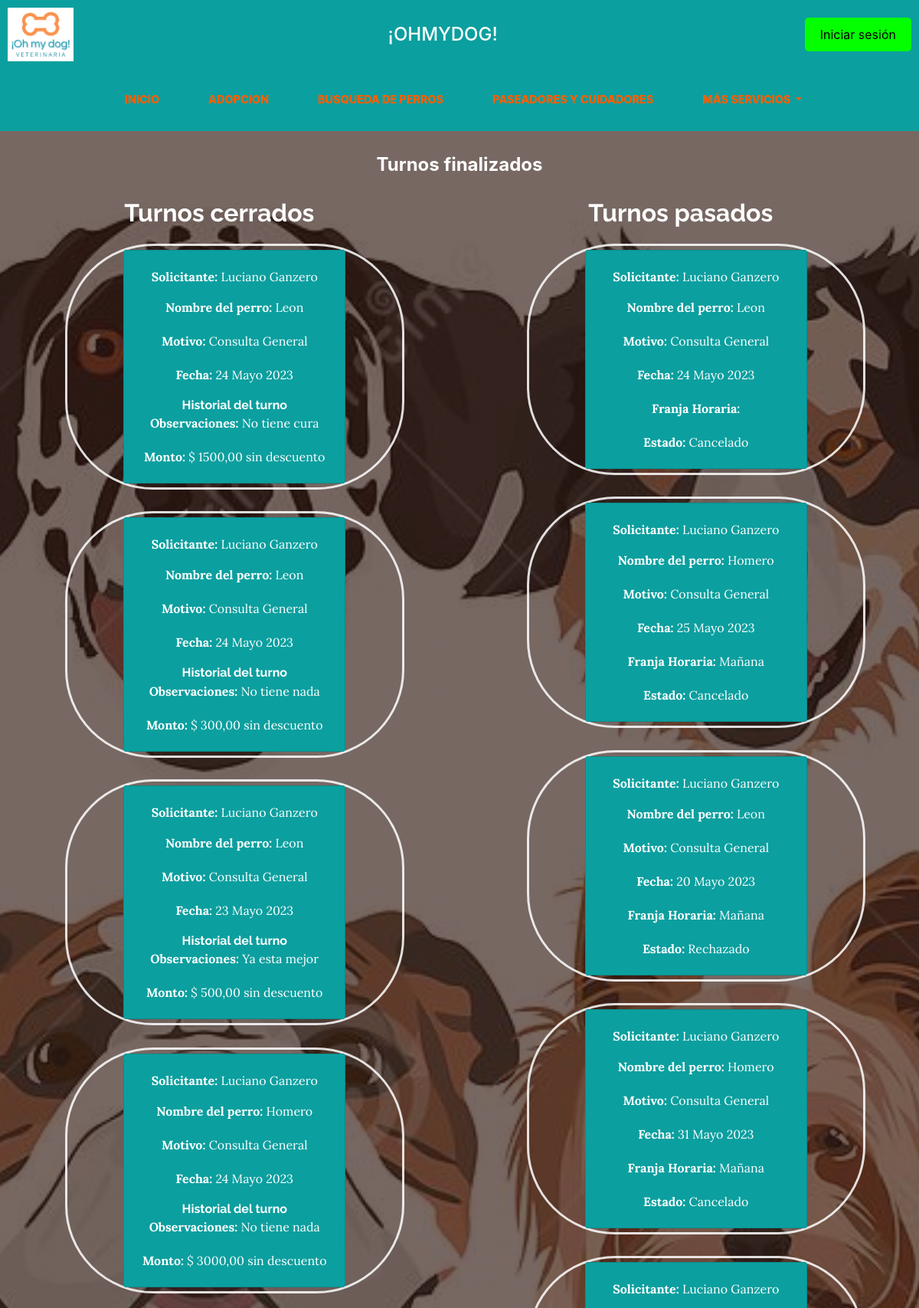
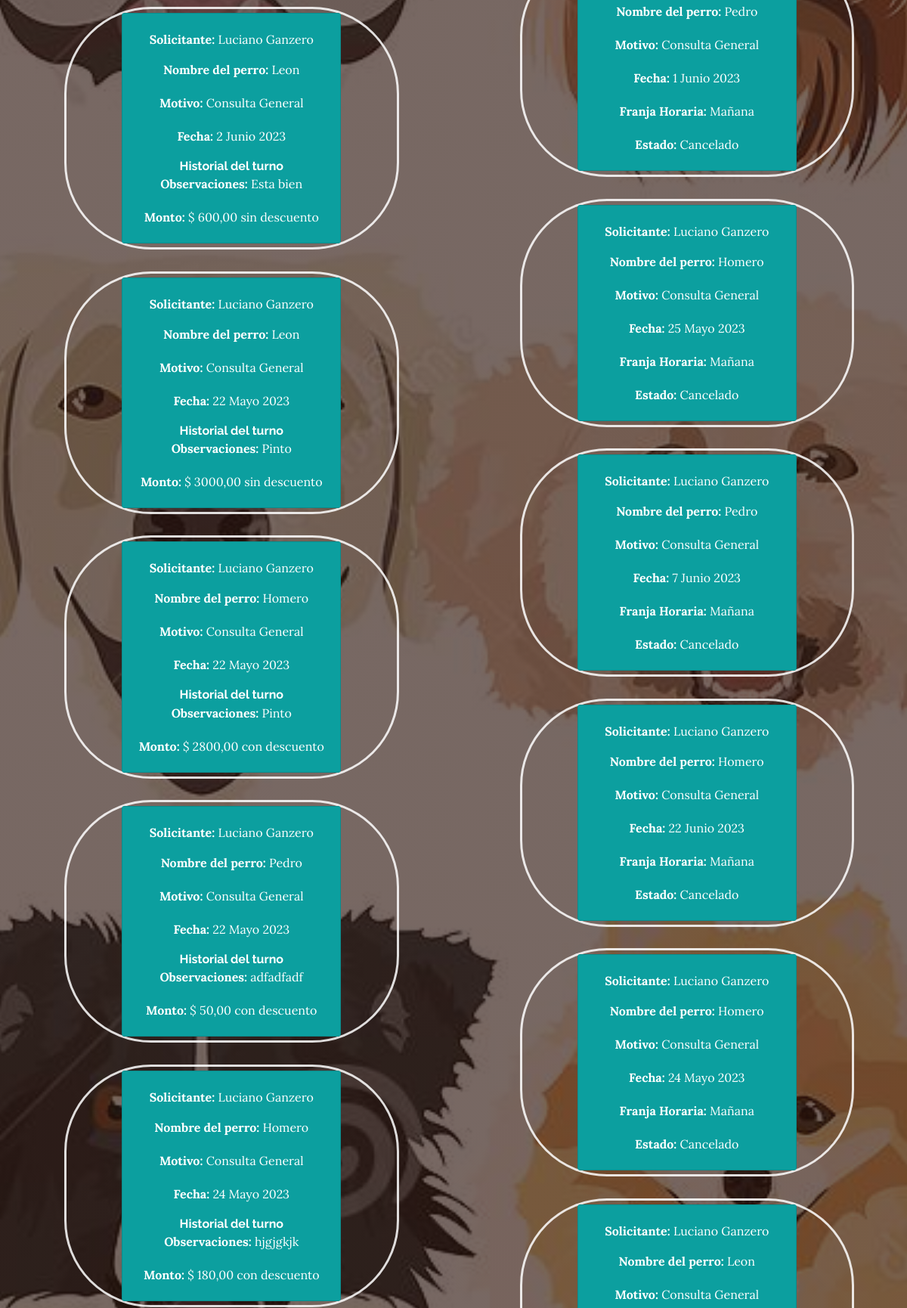
Page /mis_turnos/turnos_pasados/ (upper part) on the committed database (2 pictures, top to bottom).
### turnos/models.py (models this page shows)
class Turno(models.Model):
    motivos = (
        ('0','Consulta General'),
        ('1', 'Vacuna A'),
        ('2', 'Vacuna B'),
        ('3', 'Desparasitacion'),
        ('4', 'Urgencia Intermedia'),
        ('5','Castracion'),
    )
    franja = (
        ('0','Mañana'),
        ('1','Tarde'),
    )
    estados=(
        ('0','Pendiente'),
        ('1','Aceptado'),
        ('2','Rechazado'),
        ('3','Cancelado'),
        ('4','Cerrado'),
    )
    dueño=models.ForeignKey(User, on_delete=models.CASCADE)
    mascota=models.ForeignKey(Mascota, on_delete=models.CASCADE)#no deberia ser una mascota de las q tiene registrada?
    motivo=models.CharField('Motivo',max_length=15,choices=motivos)
    motivo_rechazo = models.CharField(max_length=100, null=True, blank=True, default=None)
    franjaHoraria=models.CharField('Franja horaria',max_length=1,choices=franja)
    fecha=models.DateField()
    estado=models.CharField('Estado',max_length=15,choices=estados)
    observaciones=models.CharField(max_length=150,null=True, blank=True, default=None)
    monto=models.DecimalField(decimal_places=2, max_digits=8, null=True, blank=True, default=None)
    descuento=models.BooleanField(null=True, blank=True,default=False)
    created=models.DateTimeField(auto_now_add=True)
    updated=models.DateTimeField(auto_now_add=True)
    id = models.AutoField(primary_key=True)
    class Meta:
        verbose_name='turno'
        verbose_name_plural='turnos'

### autenticacion/models.py (models this page shows, shortened)
class Cuenta(AbstractBaseUser):
    email = models.EmailField(verbose_name="email",max_length=60,unique=True)
    dni = models.CharField(verbose_name="DNI",max_length=10)
    numero = models.CharField(verbose_name="numero",max_length=10)
    nombre = models.CharField(verbose_name="nombre",max_length=40)
    edad = models.IntegerField(verbose_name="edad", null=True)
    es_donante =models.BooleanField(default=False)
    date_joined = models.DateTimeField(verbose_name="date_joined",auto_now_add=True)
    last_login = models.DateTimeField(verbose_name="last_login",auto_now_add=True)
    is_admin = models.BooleanField(default=False)
    is_staff = models.BooleanField(default=False)
    is_active = models.BooleanField(default=True)
    is_superuser = models.BooleanField(default=False)
    objects = AdministradorDeCuenta()
    USERNAME_FIELD = 'email'

### mascotas/models.py (models this page shows, shortened)
class Mascota(models.Model): #va con mayus. Mascota. xD
    sexo_choices=[
        ('0','Hembra'),
        ('1','Macho'),
        ('2','Ns/Nc'),
    ]
    razas_choices = convertir_queryset(Raza.objects.all())
    nombre=models.CharField(max_length=50)
    dueño=models.ForeignKey(get_user_model(), on_delete=models.CASCADE, null=True) #tuve que sacar el User xq es el modelo predeterminado de python. Nosotros usamos el custom.
    raza=models.CharField('Raza', max_length=1, choices=razas_choices)
    fecha_nacimiento=models.DateField()
    sexo=models.CharField('Sexo', max_length=1, choices=sexo_choices)
    observaciones=models.TextField(blank=True, null=True)
    created=models.DateTimeField(auto_now_add=True)
    updated=models.DateTimeField(auto_now_add=True)
    class Meta:
        verbose_name='mascota'
        verbose_name_plural='mascotas'

### turnos/views.py (the view)
# urls.py: path('turnos_pasados/', views.ver_turnos_pasados, name="turnos_pasados"),
def ver_turnos_pasados(request):
    turnos_pasados=Turno.objects.filter(estado='Rechazado')|Turno.objects.filter(estado='Cancelado')
    turnos_cerrados=Turno.objects.filter(estado='Cerrado')
    return render(request, 'turnos/turnospasados.html', {'turnos':turnos_pasados,'turnos1':turnos_cerrados})

### turnos/templates/turnos/turnospasados.html (shortened to what this page needs)
{% extends "ohmydogapp/base.html" %}
{% load crispy_forms_tags %}
{% load static %}
{% block content %}
    <h1 style="color: white; margin: auto; margin-top: 30px; text-align: center;"><strong>Turnos finalizados</strong></h1>
    <div class="row">
        <div class="col-md-5" style="margin-right: 45px;  margin-left: 45px">
            <h2 style="color: white; margin-top: 30px; margin-bottom: 20px; text-align: center;"><strong>Turnos cerrados</strong></h2>
            {% if turnos1 %}
            <ul>
                {% for turno in turnos1 %}
                    <div class="tarjeta-carac" style="width: 100%;">
                    <div class="container">
                            <div class="row">
                            <div class="col-xl-9 mx-auto">
                            <div class="cta-inner text-center rounded">
                            <div class="card" style="background-color: rgba(12, 159, 159);">
                                <div class="card-body " style="text-align: center; background-color: rgba(12, 159, 159);" >
                                <p class="card-title"style="color: white; "><strong> Solicitante:</strong> {{turno.dueño.nombre}}</p>
                                <p class="card-text" style="color: white;"><strong> Nombre del perro:</strong> {{turno.mascota.nombre}}</p>
                                <p class="card-text"style="color: white;"><strong> Motivo:</strong> {{turno.get_motivo_display}}</p>
                                <p class="card-text"style="color: white;"><strong> Fecha:</strong> {{turno.fecha}}</p>
                                <h6 style="margin: auto; color: white;"><strong>Historial del turno</strong></h6>
                                <p class="card-text"style="color: white;"><strong> Observaciones:</strong> {{turno.observaciones}}</p>
                                <p class="card-text"style="color: white;"><strong> Monto:</strong> $ {{turno.monto}} {% if turno.descuento %} con descuento {% else %} sin descuento {% endif %}</p>
                                </div>
                            </div>
                        </div>
                            </div>
                            </div>
                        </div>
                        </div>
                <div>
                </div>
            {% endfor %}
            </ul>
            {% endif %}
        </div>
        <div class="col-md-5" style="margin-right: 45px; margin-left: 45px;">
            <h2 style="color: white; margin-top: 30px; margin-bottom: 20px; text-align: center;"><strong>Turnos pasados</strong></h2>
            {% if turnos %}
            <ul>
                {% for turno in turnos %}
                    <div class="tarjeta-carac" style="width: 100%;">
                    <div class="container">
                        <div class="row">
                            <div class="col-xl-9 mx-auto">
                            <div class="cta-inner text-center rounded">
                            <div class="card" style="background-color: rgba(12, 159, 159);">
                                <div class="card-body " style="text-align: center; background-color: rgba(12, 159, 159);" >
                                <p class="card-title"style="color: white; "><strong> Solicitante:</strong> {{turno.dueño.nombre}}</p>
                                <p class="card-text" style="color: white;"><strong> Nombre del perro:</strong> {{turno.mascota.nombre}}</p>
                                <p class="card-text"style="color: white;"><strong> Motivo:</strong> {{turno.get_motivo_display}}</p>
                                <p class="card-text"style="color: white;"><strong> Fecha:</strong> {{turno.fecha}}</p>
                                <p class="card-text"style="color: white;"><strong> Franja Horaria:</strong> {{turno.get_franjaHoraria_display}}</p>
                                <p class="card-text"style="color: white;"><strong> Estado:</strong> {{turno.get_estado_display}}</p>
                                </div>
                            </div>
                        </div>
                            </div>
                            </div>
                        </div>
                        </div>
                <div>
                </div>
            {% endfor %}
            </ul>
            {% endif %}
        </div>
    </div>
{% endblock %}

### ohmydogapp/static/ohmydogapp/css/gestion.css (style rules this page uses)
body { font-family: 'Lora'; background: linear-gradient(rgba(47, 23, 15, 0.65), rgba(47, 23, 15, 0.65)), url("../img/fondo.jpg"); background-attachment: fixed; background-position: center; background-size: cover; }
h1, h2, h3, h4, h5, h6 { font-family: 'Raleway'; }
p { line-height: 1.75; }
h1 { margin: 0; font-size: 24px; font-family: 'Raleway'; font-family: Nunito,-apple-system,BlinkMacSystemFont,avenir next,avenir,helvetica neue,helvetica,ubuntu,roboto,noto,segoe ui,arial,sans-serif; }
.tarjeta-carac { position: relative; margin: auto; color: rgb(0, 0, 0); padding: 5px; border: 0.2rem solid rgba(255, 255, 255, 0.85); border-radius: 115px; width: 50%; margin-top: 1%; }

### rows in the picture
Turno: dueño.nombre "Luciano Ganzero", mascota.nombre "Leon", motivo "Consulta General", fecha "24 Mayo 2023", observaciones "No tiene cura", monto "1500,00", descuento "sin descuento"
Turno: dueño.nombre "Luciano Ganzero", mascota.nombre "Leon", motivo "Consulta General", fecha "24 Mayo 2023", observaciones "No tiene nada", monto "300,00", descuento "sin descuento"
Turno: dueño.nombre "Luciano Ganzero", mascota.nombre "Leon", motivo "Consulta General", fecha "23 Mayo 2023", observaciones "Ya esta mejor", monto "500,00", descuento "sin descuento"
Turno: dueño.nombre "Luciano Ganzero", mascota.nombre "Homero", motivo "Consulta General", fecha "24 Mayo 2023", observaciones "No tiene nada", monto "3000,00", descuento "sin descuento"
Turno: dueño.nombre "Luciano Ganzero", mascota.nombre "Leon", motivo "Consulta General", fecha "2 Junio 2023", observaciones "Esta bien", monto "600,00", descuento "sin descuento"
Turno: dueño.nombre "Luciano Ganzero", mascota.nombre "Leon", motivo "Consulta General", fecha "22 Mayo 2023", observaciones "Pinto", monto "3000,00", descuento "sin descuento"
Turno: dueño.nombre "Luciano Ganzero", mascota.nombre "Homero", motivo "Consulta General", fecha "22 Mayo 2023", observaciones "Pinto", monto "2800,00", descuento "con descuento"
Turno: dueño.nombre "Luciano Ganzero", mascota.nombre "Pedro", motivo "Consulta General", fecha "22 Mayo 2023", observaciones "adfadfadf", monto "50,00", descuento "con descuento"
Turno: dueño.nombre "Luciano Ganzero", mascota.nombre "Homero", motivo "Consulta General", fecha "24 Mayo 2023", observaciones "hjgjgkjk", monto "180,00", descuento "con descuento"
Turno: dueño.nombre "Luciano Ganzero", mascota.nombre "Leon", motivo "Consulta General", fecha "24 Mayo 2023", estado "Cancelado"
Turno: dueño.nombre "Luciano Ganzero", mascota.nombre "Homero", motivo "Consulta General", fecha "25 Mayo 2023", franjaHoraria "Mañana", estado "Cancelado"
Turno: dueño.nombre "Luciano Ganzero", mascota.nombre "Leon", motivo "Consulta General", fecha "20 Mayo 2023", franjaHoraria "Mañana", estado "Rechazado"
Turno: dueño.nombre "Luciano Ganzero", mascota.nombre "Homero", motivo "Consulta General", fecha "31 Mayo 2023", franjaHoraria "Mañana", estado "Cancelado"
Turno: dueño.nombre "Luciano Ganzero", mascota.nombre "Pedro", motivo "Consulta General", fecha "1 Junio 2023", franjaHoraria "Mañana", estado "Cancelado"
Turno: dueño.nombre "Luciano Ganzero", mascota.nombre "Homero", motivo "Consulta General", fecha "25 Mayo 2023", franjaHoraria "Mañana", estado "Cancelado"
Turno: dueño.nombre "Luciano Ganzero", mascota.nombre "Pedro", motivo "Consulta General", fecha "7 Junio 2023", franjaHoraria "Mañana", estado "Cancelado"
Turno: dueño.nombre "Luciano Ganzero", mascota.nombre "Homero", motivo "Consulta General", fecha "22 Junio 2023", franjaHoraria "Mañana", estado "Cancelado"
Turno: dueño.nombre "Luciano Ganzero", mascota.nombre "Homero", motivo "Consulta General", fecha "24 Mayo 2023", franjaHoraria "Mañana", estado "Cancelado"
Turno: dueño.nombre "Luciano Ganzero", mascota.nombre "Leon", motivo "Consulta General"
